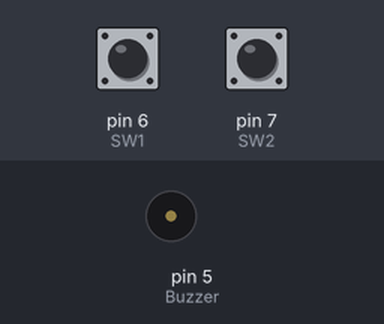
The sketch below on a simulated Arduino Uno, built with avr-gcc and run on an emulated ATmega328P. Parts: buzzer (waves = sounding). The inputs (shaded band) are chosen by the test bench; at power-on: pin 6 (SW1) HIGH, pin 7 (SW2) HIGH.

Above: at 1.2 s.
1.3 s: pin 6 (SW1) pulled LOW for 0.15 s
At 1.37 s:
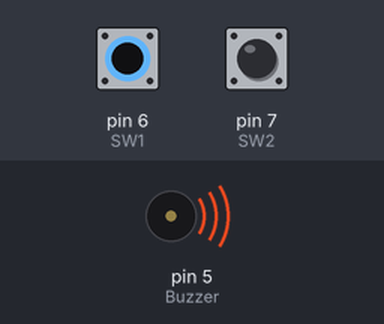
2.9 s: pin 6 (SW1) pulled LOW for 3.2 s
At 7.3 s:
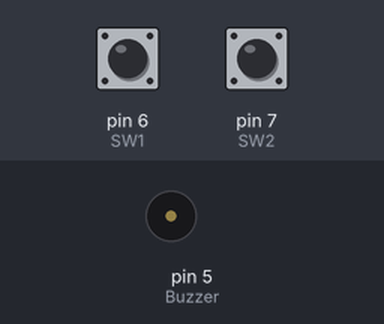
7.6 s: pin 7 (SW2) pulled LOW for 3.2 s
At 8.5 s:
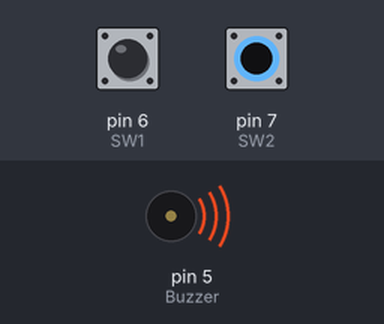
Timing chart, 0 to 12.3 s (numbered marks = the images above; inputs shaded):
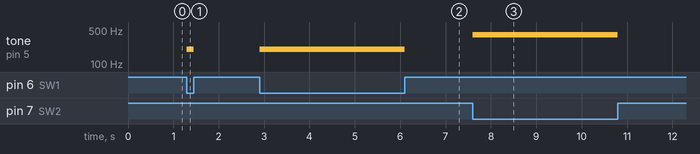

The sketch:

Basic_Sound_Keyboard.ino
```cpp
//CG Sound Example for Reacting to Button Input


int Buzzer=5;//Connect Buzzer on Pin 5
int SW1=6;//Set Switch 1 on Pin 6
int SW2=7;// Set Switch 2 on Pin 7


boolean SW1State=LOW;//Button Defaults to LOW State
boolean SW2State=LOW;//Button Defaults to LOW State

void setup()
{

  //Serial.begin(9600);
  pinMode(SW1, INPUT); //Set Button 1 as Input
  pinMode(SW2, INPUT); // Set Button 2 as Input

}


void loop()
{
  //Read state of two buttons
  SW1State=digitalRead(SW1);
  SW2State=digitalRead(SW2);

//  If Both the buttons are pressed
  //Serial.print(SW1State);
    //Serial.println(SW2State);
  // return;
  if(SW1State==LOW && SW2State==LOW)
  {
    tone(Buzzer,100);
//    delay(1000);

  }

  //  If Button 1 is pressed,

  if(SW1State==LOW && SW2State==HIGH)
  {
    tone(Buzzer,200);

  }

   //  If Button 2 is pressed,

  if(SW1State==HIGH && SW2State==LOW)
  {
    tone(Buzzer,400);

  }

   //  If none of the buttons are pressed

   if(SW1State==HIGH && SW2State==HIGH)
  {
    noTone(Buzzer);

  }


}
```

Measured:
- after the input at 1.3 s, tone on pin 5 (Buzzer): silent → 200 Hz at once, → silent 0.15 s later
- after the input at 2.9 s, tone on pin 5 (Buzzer): silent → 200 Hz at once, → silent 3.2 s later
- after the input at 7.6 s, tone on pin 5 (Buzzer): silent → 400 Hz at once, → silent 3.2 s later
